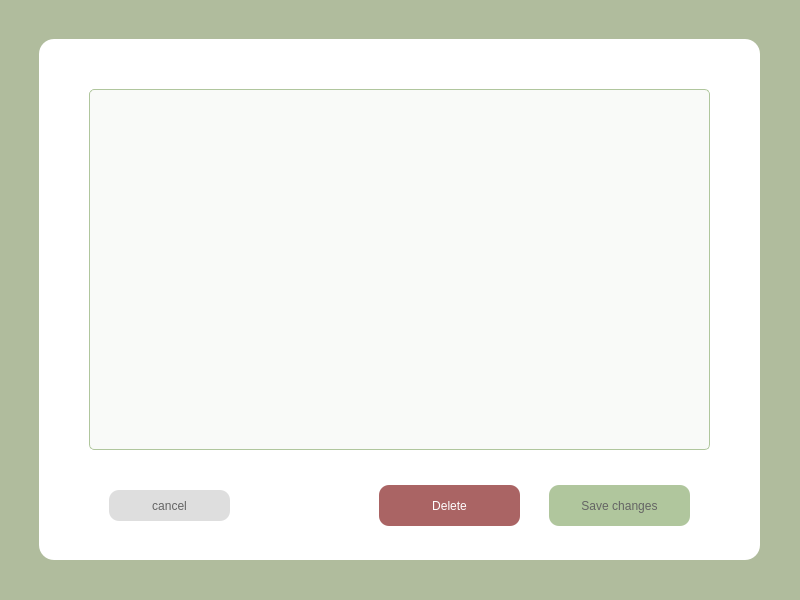
<?xml version="1.0" encoding="UTF-8"?>
<ui version="4.0">
 <class>EditPost</class>
 <widget class="QMainWindow" name="EditPost">
  <property name="geometry">
   <rect>
    <x>0</x>
    <y>0</y>
    <width>800</width>
    <height>600</height>
   </rect>
  </property>
  <property name="windowTitle">
   <string>MainWindow</string>
  </property>
  <property name="styleSheet">
   <string notr="true">	background-color: rgb(176, 188, 157);</string>
  </property>
  <widget class="QWidget" name="centralwidget">
   <widget class="QFrame" name="frame">
    <property name="geometry">
     <rect>
      <x>39</x>
      <y>39</y>
      <width>721</width>
      <height>521</height>
     </rect>
    </property>
    <property name="styleSheet">
     <string notr="true">background-color: rgb(255, 255, 255);
border-radius:15px;</string>
    </property>
    <property name="frameShape">
     <enum>QFrame::StyledPanel</enum>
    </property>
    <property name="frameShadow">
     <enum>QFrame::Raised</enum>
    </property>
    <widget class="QTextEdit" name="textEdit">
     <property name="geometry">
      <rect>
       <x>50</x>
       <y>50</y>
       <width>621</width>
       <height>361</height>
      </rect>
     </property>
     <property name="styleSheet">
      <string notr="true">border:1px solid rgb(176, 198, 157) ;
border-radius:5px;
color:rgb(80,80,80);
padding-left:10px;
padding-right:10px;
padding-top:10px;
padding-bottom:10px;
background-color:rgba(105, 125, 79,10);</string>
     </property>
     <property name="html">
      <string>&lt;!DOCTYPE HTML PUBLIC &quot;-//W3C//DTD HTML 4.0//EN&quot; &quot;http://www.w3.org/TR/REC-html40/strict.dtd&quot;&gt;
&lt;html&gt;&lt;head&gt;&lt;meta name=&quot;qrichtext&quot; content=&quot;1&quot; /&gt;&lt;meta charset=&quot;utf-8&quot; /&gt;&lt;style type=&quot;text/css&quot;&gt;
p, li { white-space: pre-wrap; }
hr { height: 1px; border-width: 0; }
li.unchecked::marker { content: &quot;\2610&quot;; }
li.checked::marker { content: &quot;\2612&quot;; }
&lt;/style&gt;&lt;/head&gt;&lt;body style=&quot; font-family:'Segoe UI'; font-size:9pt; font-weight:400; font-style:normal;&quot;&gt;
&lt;p style=&quot;-qt-paragraph-type:empty; margin-top:0px; margin-bottom:0px; margin-left:0px; margin-right:0px; -qt-block-indent:0; text-indent:0px;&quot;&gt;&lt;br /&gt;&lt;/p&gt;&lt;/body&gt;&lt;/html&gt;</string>
     </property>
    </widget>
    <widget class="QPushButton" name="savePB">
     <property name="geometry">
      <rect>
       <x>510</x>
       <y>446</y>
       <width>141</width>
       <height>41</height>
      </rect>
     </property>
     <property name="styleSheet">
      <string notr="true">background-color: rgb(176, 198, 157);
border-radius:10px;
color:rgb(100,100,100);</string>
     </property>
     <property name="text">
      <string>Save changes</string>
     </property>
    </widget>
    <widget class="QPushButton" name="cancelPB">
     <property name="geometry">
      <rect>
       <x>70</x>
       <y>451</y>
       <width>121</width>
       <height>31</height>
      </rect>
     </property>
     <property name="styleSheet">
      <string notr="true">background-color: rgba(170, 170, 170,100);
border-radius:10px;
color:rgb(100,100,100);</string>
     </property>
     <property name="text">
      <string>cancel</string>
     </property>
    </widget>
    <widget class="QPushButton" name="deletePB">
     <property name="geometry">
      <rect>
       <x>340</x>
       <y>446</y>
       <width>141</width>
       <height>41</height>
      </rect>
     </property>
     <property name="styleSheet">
      <string notr="true">background-color: rgb(170, 100, 100);
border-radius:10px;
color:rgb(255,255,255);</string>
     </property>
     <property name="text">
      <string>Delete</string>
     </property>
    </widget>
   </widget>
  </widget>
 </widget>
 <resources/>
 <connections/>
</ui>
